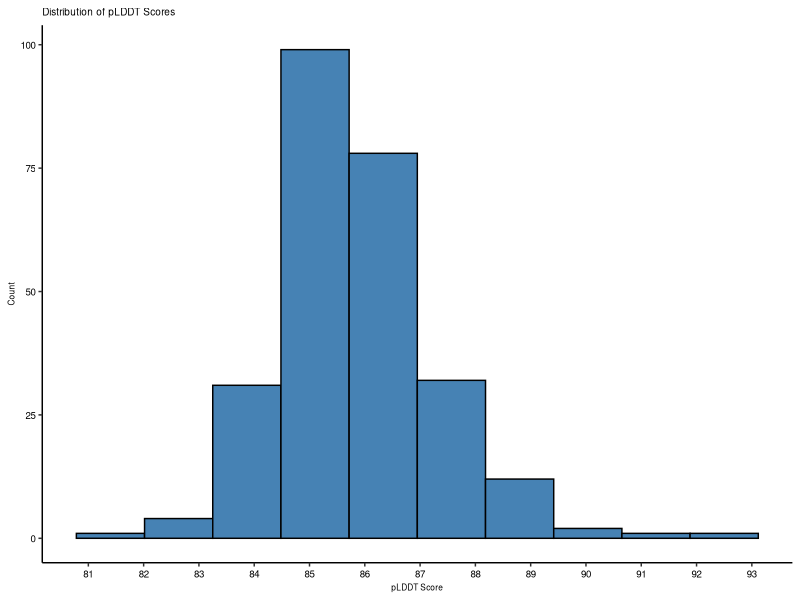
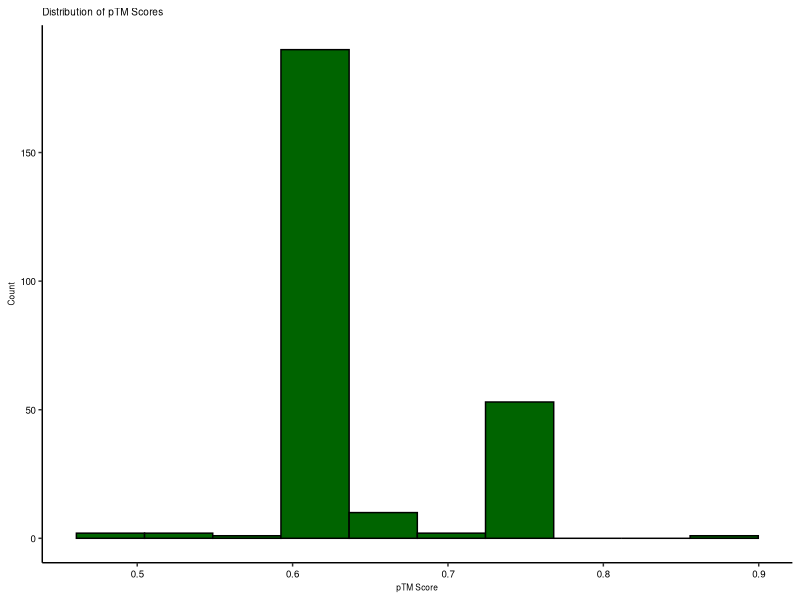
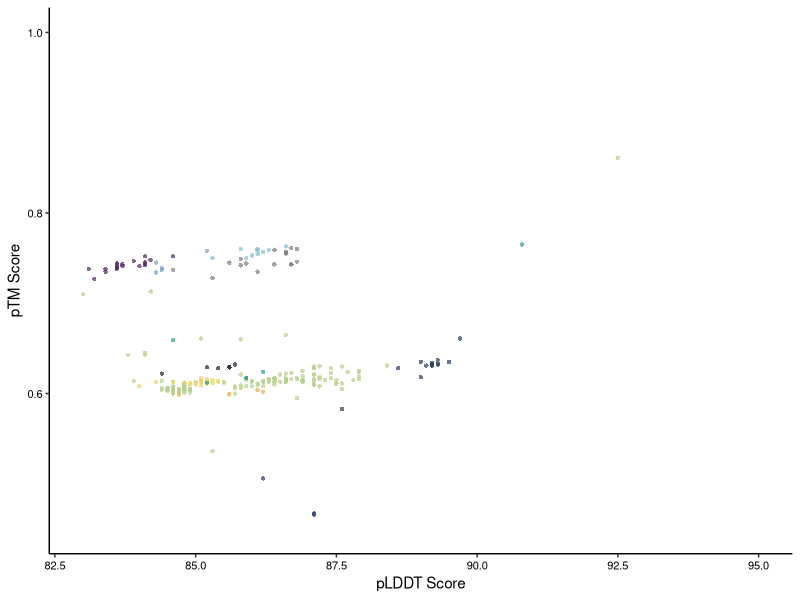
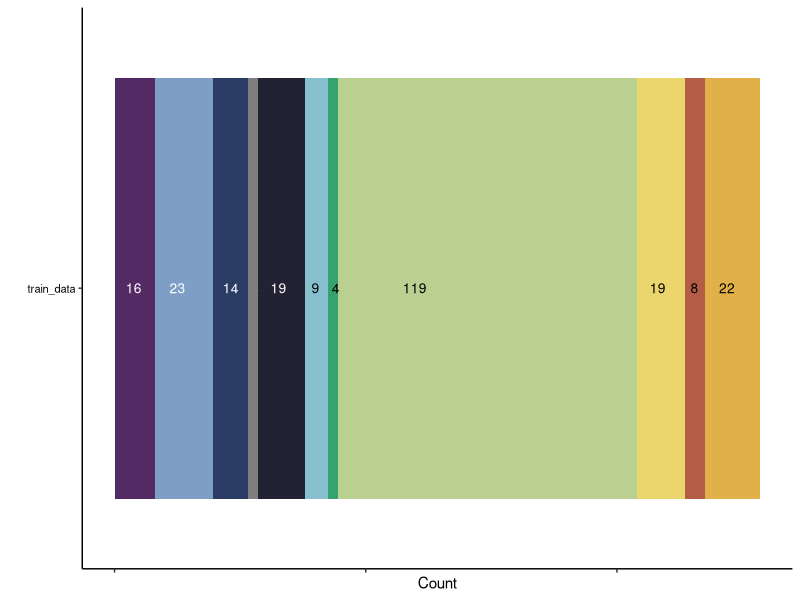

Generate these figures, in order, with R:
#-----------------------------------------------------------------------------------------------
# Author: Danielle M. Stevens
# Last Updated: 07/06/2020
# Script Purpose: 
# Inputs: 
# Outputs: 
#-----------------------------------------------------------------------------------------------

######################################################################
#  libraries to load
######################################################################

#load packages
library(readr)
library(tidyverse)
library(ggplot2)
library(ggrepel)

# color code for genera of interest
epitope_colors <- c("#b35c46","#e2b048","#ebd56d","#b9d090","#37a170","#86c0ce","#7d9fc6", "#2a3c64", "#542a64", "#232232")
names(epitope_colors) <- c("crip21","csp22","elf18","flg22","flgII-28","In11","nlp", "pep-25", "pg", "scoop")

receptor_colors <- c("#b35c46","#e2b048","#ebd56d","#b9d090","#37a170","#86c0ce","#7d9fc6", "#2a3c64", "#542a64", "#232232")
names(receptor_colors) <- c("CuRe1","CORE","EFR","FLS2","FLS3","INR","RLP23", "PERU", "RLP42", "MIK2")

# load alphafold scores
alphafold_scores <- read_table("./04_Preprocessing_results/alphafold_scores.txt", col_names = TRUE)
colnames(alphafold_scores) <- c("Receptor", "Best_Model", "pLDDT", "pTM")
#summary(alphafold_scores)

######################################################################
#  plots of alphafold scores before processing in LRR-Annotation
######################################################################

# Histogram of pLDDT scores
pLDDT_plot <- ggplot(alphafold_scores, aes(x = pLDDT)) +
            geom_histogram(bins = 10, fill = "steelblue", color = "black") +
            labs(title = "Distribution of pLDDT Scores",x = "pLDDT Score", y = "Count") +
            theme_classic() +
            theme(axis.text.x = element_text(size = 7, color = "black"),
                    axis.text.y = element_text(size = 7, color = "black"),
                    title = element_text(size = 6)) +
            scale_x_continuous(breaks = 80:100)

ggsave(filename = "./04_Preprocessing_results/pLDDT_plot.pdf", plot = pLDDT_plot, device = "pdf", dpi = 300, width = 2.5, height = 2)


# Histogram of pTM scores
pTM_plot <- ggplot(alphafold_scores, aes(x = pTM)) +
            geom_histogram(bins = 10, fill = "darkgreen", color = "black") +
    labs(title = "Distribution of pTM Scores", x = "pTM Score", y = "Count") +
    theme_classic() +
    theme(axis.text.x = element_text(size = 7, color = "black"),
        axis.text.y = element_text(size = 7, color = "black"),
        title = element_text(size = 6)) 
    scale_x_continuous(breaks = 0.45:1.00)

ggsave(filename = "./04_Preprocessing_results/pTM_plot.pdf", plot = pTM_plot, device = "pdf", dpi = 300, width = 2.5, height = 2)


# Scatter plot of pLDDT vs pTM
alphafold_scores$Protein_Family <- str_extract(alphafold_scores$Receptor, "(?<=_)[^_]+$")
pLDDT_pTM_scatter<- ggplot(alphafold_scores, aes(x = pLDDT, y = pTM, color = Protein_Family)) +
  geom_point(stroke = NA, alpha = 0.7) +
  labs( x = "pLDDT Score", y = "pTM Score") +
  scale_color_manual(values = receptor_colors) +
  theme_classic() +
  theme(axis.text.x = element_text(size = 8, color = "black"),
        axis.text.y = element_text(size = 8, color = "black"),
        legend.position = "none") +
    xlim(83, 95) +
    ylim(0.45, 1.00) 

ggsave(filename = "./04_Preprocessing_results/pLDDT_pTM_scatter.pdf", plot = pLDDT_pTM_scatter, device = "pdf", dpi = 300, width = 2.5, height = 2)

######################################################################
#  plot comparisons of LRR-Annotation and literature descriptions
######################################################################

load_training_ML_data <- readxl::read_xlsx(path = "./02_in_data/All_LRR_PRR_ligand_data.xlsx")
load_training_ML_data <- data.frame(load_training_ML_data)[1:12]


######################################################################
#  plot of test data 
######################################################################

test_data <- readr::read_csv(file = "./05_datasets/test_stratify.csv")
test_summary <- test_data %>% group_by(Receptor) %>% summarize(n = n())
test_summary$train_data <- "train_data"

# Combine INR and INR-like counts and remove INR-like
test_summary$n[test_summary$Receptor == "INR"] <- test_summary$n[test_summary$Receptor == "INR"] + 
test_summary$n[test_summary$Receptor == "INR-like"]
test_summary <- test_summary[test_summary$Receptor != "INR-like",]

# plot a stacked bar chart of the number of sequences in each Receptor
test_summary_plot <-ggplot(test_summary, aes(x = train_data, y = n, fill = Receptor)) +
  geom_bar(stat = "identity") +
  geom_text(aes(label = n, color = Receptor),
            size = 3.5, 
            position = position_stack(vjust = 0.2),
            hjust = -0.2) +
  theme_classic() +
  theme(axis.text.x = element_blank(),
        axis.text.y = element_text(size = 8, color = "black"),
        legend.position = "none") +
  scale_fill_manual(values = receptor_colors) +
  scale_color_manual(values = c(
    "CuRe1" = "black",    # Light color - black text
    "CORE" = "black",     # Light color - black text  
    "EFR" = "black",      # Light color - black text
    "FLS2" = "black",     # Light color - black text
    "FLS3" = "black",     # Light color - black text
    "INR" = "black",      # Light color - black text
    "RLP23" = "white",    # Dark color - white text
    "PERU" = "white",     # Dark color - white text
    "RLP42" = "white",    # Dark color - white text
    "MIK2" = "white"      # Dark color - white text
  )) +
  coord_flip() +
  xlab("") +
  ylab("Count")


ggsave(filename = "./04_Preprocessing_results/test_summary_plot.pdf", plot = test_summary_plot, device = "pdf", dpi = 300, width = 2.2, height = 0.8)
